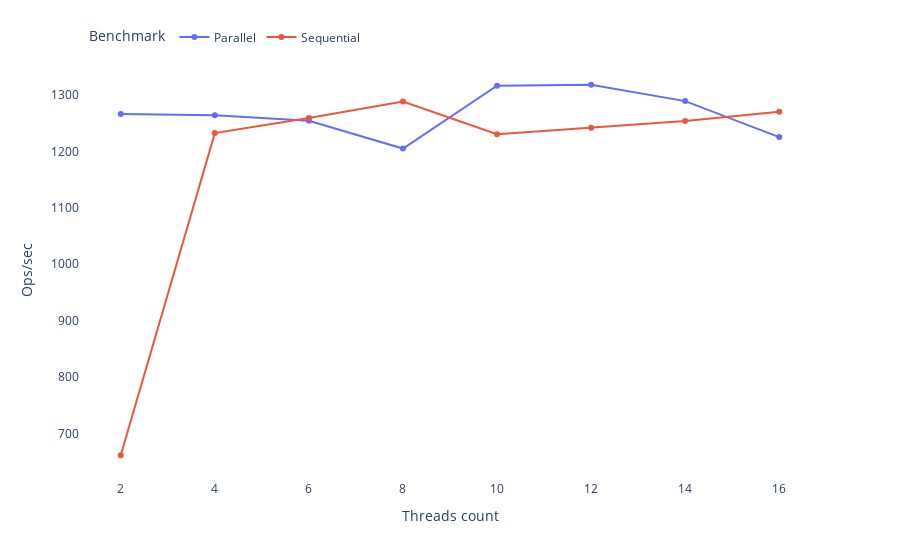

Source (notebook cell):
### Markdown cell above
## 100000 items

### Code cell
items = 100000
chart = create_chart(scores.loc[scores['size']==items])
write_chart(chart,profile,f'{benchmark}-{items}')
chart

### Figure 1 — Plotly figure (JSON) as saved in the notebook; plotly's stock layout.template omitted (floating-point values rounded to 4 significant figures)
{"data": [{"hovertemplate": "Benchmark=Parallel<br>Threads count=%{x}<br>Ops/sec=%{y}<extra></extra>", "legendgroup": "Parallel", "line": {"color": "#636efa", "dash": "solid"}, "marker": {"symbol": "circle"}, "mode": "lines+markers", "name": "Parallel", "orientation": "v", "showlegend": true, "type": "scatter", "x": [2, 4, 6, 8, 10, 12, 14, 16], "xaxis": "x", "y": [1266.0, 1264.0, 1254.0, 1205.0, 1316.0, 1318.0, 1289.0, 1225.0], "yaxis": "y"}, {"hovertemplate": "Benchmark=Sequential<br>Threads count=%{x}<br>Ops/sec=%{y}<extra></extra>", "legendgroup": "Sequential", "line": {"color": "#EF553B", "dash": "solid"}, "marker": {"symbol": "circle"}, "mode": "lines+markers", "name": "Sequential", "orientation": "v", "showlegend": true, "type": "scatter", "x": [2, 4, 6, 8, 10, 12, 14, 16], "xaxis": "x", "y": [661.4, 1232.0, 1259.0, 1288.0, 1230.0, 1242.0, 1254.0, 1270.0], "yaxis": "y"}], "layout": {"autosize": true, "legend": {"orientation": "h", "title": {"text": "Benchmark"}, "tracegroupgap": 0, "x": 0.01, "xanchor": "left", "y": 1.02, "yanchor": "bottom"}, "margin": {"t": 60}, "plot_bgcolor": "rgba(0, 0, 0, 0)", "xaxis": {"anchor": "y", "autorange": true, "domain": [0, 1], "dtick": 2, "range": [1.156, 16.84], "tick0": 2, "title": {"text": "Threads count"}, "type": "linear"}, "yaxis": {"anchor": "x", "autorange": true, "domain": [0, 1], "range": [610.6, 1369.0], "title": {"text": "Ops/sec"}, "type": "linear"}}}
